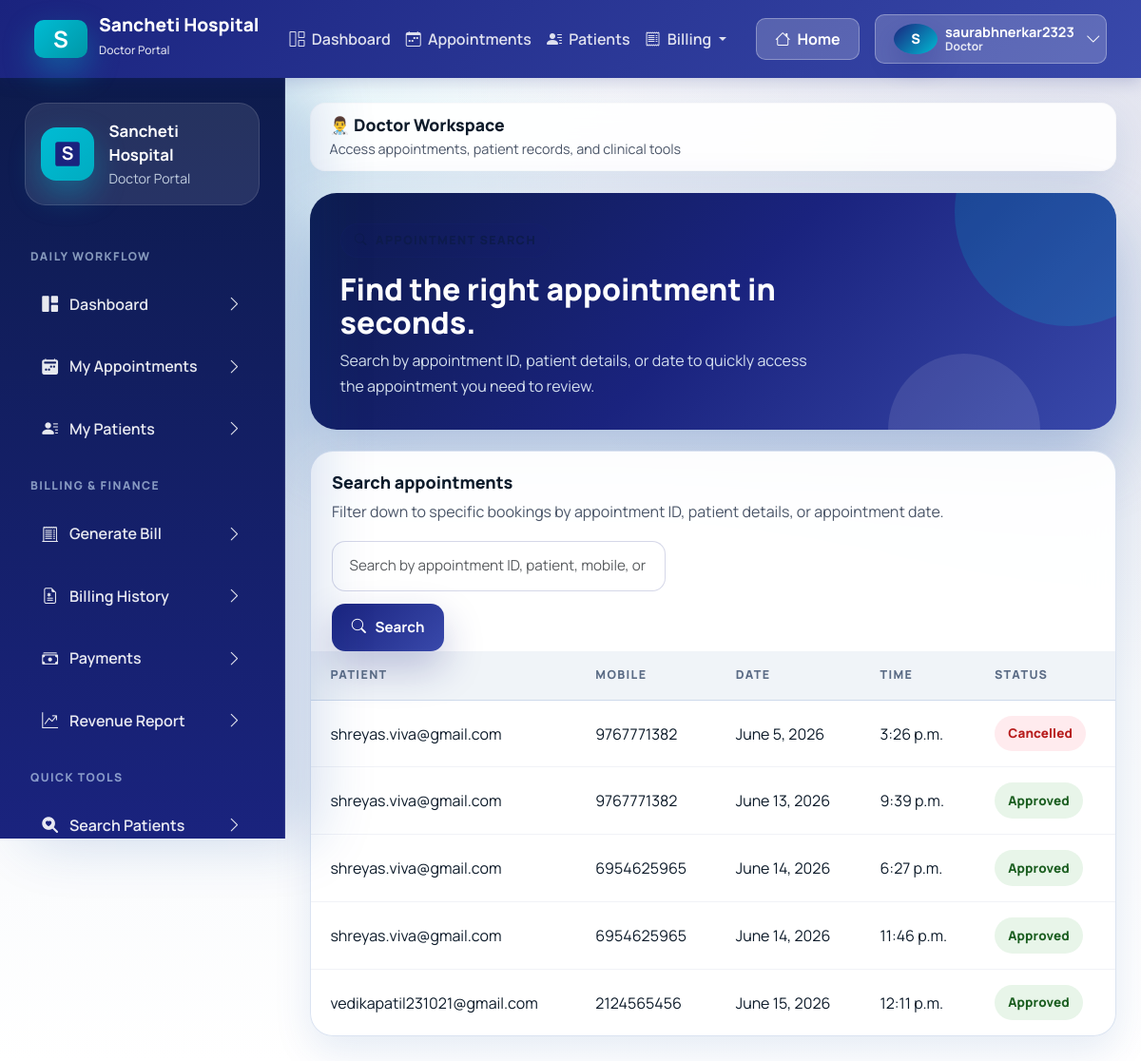
Page /doctor/search/appointment/ (signed in) on the committed database.
### accounts/models.py (models this page shows, shortened)
class CustomUser(AbstractUser):
    ROLE_CHOICES = (
        ("admin", "Admin"),
        ("doctor", "Doctor"),
        ("patient", "Patient"),
    )
    username = models.CharField(max_length=150, unique=True, blank=True, null=True)
    email = models.EmailField(unique=True)
    role = models.CharField(max_length=10, choices=ROLE_CHOICES, default="patient")
    education = models.CharField(max_length=200, blank=True, null=True)
    experience = models.IntegerField(blank=True, null=True)
    bio = models.TextField(blank=True, null=True)
    fees = models.DecimalField(max_digits=8, decimal_places=2, blank=True, null=True)
    specialization = models.ForeignKey(
        "Specialization",
        on_delete=models.SET_NULL,
        null=True,
        blank=True
    )
    is_email_verified = models.BooleanField(default=False)
    email_verification_token = models.UUIDField(default=uuid.uuid4, editable=False, null=True, blank=True)
    USERNAME_FIELD = "email"
    REQUIRED_FIELDS = []
    objects = CustomUserManager()

### doctor/models.py (models this page shows, shortened)
class Appointment(models.Model):
    doctor = models.ForeignKey(CustomUser, on_delete=models.CASCADE, related_name="doctor_appointments")
    patient = models.ForeignKey(CustomUser, on_delete=models.CASCADE, related_name="patient_appointments", null=True, blank=True)
    symptoms = models.TextField(blank=True, null=True)
    patient_name = models.CharField(max_length=100)
    patient_mobile = models.CharField(max_length=15)
    date = models.DateField()
    time = models.TimeField()
    STATUS_CHOICES = [
        ("Pending", "Pending"),
        ("Approved", "Approved"),
        ("Cancelled", "Cancelled"),
    ]
    status = models.CharField(max_length=20, choices=STATUS_CHOICES, default="Pending")
    created_at = models.DateTimeField(auto_now_add=True)

### doctor/views.py (the view)
# urls.py: path("search/appointment/", views.search_appointment, name="search_appointment"),
@login_required
@user_passes_test(is_doctor)
def search_appointment(request):
    query = request.GET.get("q", "").strip()
    filters = Q(patient_name__icontains=query) | Q(patient_mobile__icontains=query)
    if query.isdigit():
        filters |= Q(pk=int(query))
    for date_format in ("%Y-%m-%d", "%d-%m-%Y"):
        try:
            parsed_date = datetime.strptime(query, date_format).date()
        except ValueError:
            continue
        filters |= Q(date=parsed_date)
        break
    appointments = Appointment.objects.filter(filters, doctor=request.user)
    return render(request, "doctor/search_appointment.html", {"appointments": appointments, "query": query})

### doctor/views.py (called while the page is built)
def is_doctor(user):
    return user.role == "doctor"

### doctor/templates/doctor/search_appointment.html (shortened to what this page needs)
{% extends "base.html" %}
{% block content %}
<section class="page-hero">
    <div>
        <span class="eyebrow">
            <i class="bi bi-search"></i>
        </span>
        <h2>Find the right appointment in seconds.</h2>
        <p>Search by appointment ID, patient details, or date to quickly access the appointment you need to review.</p>
    </div>
</section>
<section class="table-card">
    <div class="table-toolbar">
        <div>
            <h3 class="table-title">Search appointments</h3>
            <p class="table-copy">Filter down to specific bookings by appointment ID, patient details, or appointment date.</p>
        </div>
        <form method="get" class="search-form">
            <input type="text" name="q" class="form-control" placeholder="Search by appointment ID, patient, mobile, or YYYY-MM-DD" value="{{ query }}">
            <button class="btn-brand" type="submit">
                <i class="bi bi-search"></i>
                Search
            </button>
        </form>
    </div>
    <div class="table-responsive">
        <table class="app-table">
            <thead>
                <tr>
                    <th>Patient</th>
                    <th>Mobile</th>
                    <th>Date</th>
                    <th>Time</th>
                    <th>Status</th>
                </tr>
            </thead>
            <tbody>
                {% for appointment in appointments %}
                <tr>
                    <td>{{ appointment.patient_name }}</td>
                    <td>{{ appointment.patient_mobile }}</td>
                    <td>{{ appointment.date }}</td>
                    <td>{{ appointment.time }}</td>
                    <td><span class="status-pill status-{{ appointment.status|title }}">{{ appointment.status|title }}</span></td>
                </tr>
                {% endfor %}
            </tbody>
        </table>
    </div>
</section>
{% endblock %}

### templates/base.html (shortened to what this page needs)
{% load static %}
<!DOCTYPE html>
<html lang="en">
<head>
    <link href="https://cdn.jsdelivr.net/npm/bootstrap@5.3.3/dist/css/bootstrap.min.css" rel="stylesheet">
    <link rel="stylesheet" href="https://cdn.jsdelivr.net/npm/bootstrap-icons@1.11.3/font/bootstrap-icons.min.css">
    <link rel="stylesheet" href="{% static 'css/healthcare-ui.css' %}">
</head>
<body>
    {% if request.user.is_authenticated %}
    <nav class="navbar navbar-expand-lg classic-navbar">
        <div class="container-fluid">
            <a class="navbar-brand" href="{% url 'accounts:home' %}">
                <div class="brand-icon">S</div>
                <div>
                    <div style="line-height: 1;">Sancheti Hospital</div>
                    <small style="font-size: 0.75rem; opacity: 0.85; font-weight: 500;">{{ request.user.role|title }} Portal</small>
                </div>
            </a>
            <div class="collapse navbar-collapse" id="navbarNav">
                <ul class="navbar-nav me-auto mb-2 mb-lg-0 ms-4">
                    {% if request.user.role == "doctor" %}
                    <li class="nav-item">
                        <a class="nav-link {% if request.resolver_match.url_name == 'doctor_dashboard' %}active{% endif %}" href="{% url 'doctor:doctor_dashboard' %}">
                            <i class="bi bi-grid-1x2 me-1"></i> Dashboard
                        </a>
                    </li>
                    <li class="nav-item">
                        <a class="nav-link {% if request.resolver_match.url_name == 'doctor_appointments' %}active{% endif %}" href="{% url 'doctor:doctor_appointments' %}">
                            <i class="bi bi-calendar-week me-1"></i> Appointments
                        </a>
                    </li>
                    <li class="nav-item">
                        <a class="nav-link {% if request.resolver_match.url_name == 'doctor_patients' %}active{% endif %}" href="{% url 'doctor:doctor_patients' %}">
                            <i class="bi bi-person-lines-fill me-1"></i> Patients
                        </a>
                    </li>
                    <li class="nav-item dropdown">
                        <a class="nav-link dropdown-toggle" href="#" role="button" data-bs-toggle="dropdown" aria-expanded="false">
                            <i class="bi bi-receipt me-1"></i> Billing
                        </a>
                    </li>
                    {% endif %}
                </ul>
                <div class="d-flex align-items-center gap-3">
                    <a class="btn btn-navbar" href="{% url 'accounts:home' %}">
                        <i class="bi bi-house me-1"></i> Home
                    </a>
                    <div class="dropdown">
                        <button class="btn btn-navbar d-flex align-items-center gap-2" type="button" id="userDropdown" data-bs-toggle="dropdown" aria-expanded="false">
                            <div class="avatar-badge" style="width: 32px; height: 32px; font-size: 0.9rem;">{{ request.user.username|first|upper }}</div>
                            <div class="d-none d-md-block text-start" style="line-height: 1.1;">
                                <div style="font-size: 0.9rem; font-weight:700;">{{ request.user.username }}</div>
                                <div style="font-size:0.75rem; opacity:0.85;">{{ request.user.role|title }}</div>
                            </div>
                            <i class="bi bi-chevron-down ms-1"></i>
                        </button>
                    </div>
                </div>
            </div>
        </div>
    </nav>
    <div class="app-shell app-shell-with-top-nav">
        <aside class="app-sidebar d-none d-xl-flex flex-column" data-sidebar>
            <div class="sidebar-brand">
                <div class="brand-icon">
                    <svg width="32" height="32" viewBox="0 0 100 100" fill="none" xmlns="http://www.w3.org/2000/svg">
                        <rect x="10" y="10" width="80" height="80" rx="8" fill="#1a237e"/>
                        <text x="50" y="70" font-size="60" font-weight="bold" fill="white" text-anchor="middle">S</text>
                    </svg>
                </div>
                <div class="brand-copy">
                    <strong>Sancheti Hospital</strong>
                    <span class="text-capitalize">{{ request.user.role }} Portal</span>
                </div>
            </div>
            {% if request.user.role == "doctor" %}
            <div class="sidebar-section-label">Daily Workflow</div>
            <nav class="sidebar-nav">
                <a class="sidebar-link {% if request.resolver_match.namespace == 'doctor' and request.resolver_match.url_name == 'doctor_dashboard' %}active{% endif %}" href="{% url 'doctor:doctor_dashboard' %}">
                    <span><i class="bi bi-grid-1x2-fill"></i> Dashboard</span>
                    <i class="bi bi-chevron-right"></i>
                </a>
                <a class="sidebar-link {% if request.resolver_match.namespace == 'doctor' and request.resolver_match.url_name == 'doctor_appointments' %}active{% endif %}" href="{% url 'doctor:doctor_appointments' %}">
                    <span><i class="bi bi-calendar2-week-fill"></i> My Appointments</span>
                    <i class="bi bi-chevron-right"></i>
                </a>
                <a class="sidebar-link {% if request.resolver_match.namespace == 'doctor' and request.resolver_match.url_name == 'doctor_patients' %}active{% endif %}" href="{% url 'doctor:doctor_patients' %}">
                    <span><i class="bi bi-person-lines-fill"></i> My Patients</span>
                    <i class="bi bi-chevron-right"></i>
                </a>
            </nav>
            <div class="sidebar-section-label">Billing & Finance</div>
            <nav class="sidebar-nav">
                <a class="sidebar-link {% if request.resolver_match.namespace == 'billing' and request.resolver_match.url_name == 'generate_bill' %}active{% endif %}" href="{% url 'billing:generate_bill' %}">
                    <span><i class="bi bi-receipt-cutoff"></i> Generate Bill</span>
                    <i class="bi bi-chevron-right"></i>
                </a>
                <a class="sidebar-link {% if request.resolver_match.namespace == 'billing' and request.resolver_match.url_name == 'bill_list' %}active{% endif %}" href="{% url 'billing:bill_list' %}">
                    <span><i class="bi bi-file-earmark-medical"></i> Billing History</span>
                    <i class="bi bi-chevron-right"></i>
                </a>
                <a class="sidebar-link {% if request.resolver_match.namespace == 'billing' and request.resolver_match.url_name == 'payment_history' %}active{% endif %}" href="{% url 'billing:payment_history' %}">
                    <span><i class="bi bi-cash-stack"></i> Payments</span>
                    <i class="bi bi-chevron-right"></i>
                </a>
                <a class="sidebar-link {% if request.resolver_match.namespace == 'billing' and request.resolver_match.url_name == 'revenue_report' %}active{% endif %}" href="{% url 'billing:revenue_report' %}">
                    <span><i class="bi bi-graph-up-arrow"></i> Revenue Report</span>
                    <i class="bi bi-chevron-right"></i>
                </a>
            </nav>
            <div class="sidebar-section-label">Quick Tools</div>
            <nav class="sidebar-nav">
                <a class="sidebar-link {% if request.resolver_match.namespace == 'doctor' and request.resolver_match.url_name == 'search_patient' %}active{% endif %}" href="{% url 'doctor:search_patient' %}">
                    <span><i class="bi bi-search-heart-fill"></i> Search Patients</span>
                    <i class="bi bi-chevron-right"></i>
                </a>
            </nav>
            {% endif %}
        </aside>
        <main class="content-area">
            <div class="topbar d-none d-xl-block" style="border-radius: 16px; padding: 0.75rem 1.25rem; background: rgba(255,255,255,0.9); border:1px solid rgba(203, 208, 210, 0.1);">
                <div class="topbar-copy">
                    <h1 style="font-size: 1.1rem;">
                        {% if request.user.role == "doctor" %}👨‍⚕️ Doctor Workspace{% endif %}
                    </h1>
                    <p style="font-size: 0.9rem;">
                        {% if request.user.role == "doctor" %}Access appointments, patient records, and clinical tools{% endif %}
                    </p>
                </div>
            </div>
            <div class="page-stack">
                {% block content %}{% endblock %}
            </div>
        </main>
    </div>
    {% endif %}
</body>
</html>

### templates/base.html (style rules this page uses)
.classic-navbar { background: linear-gradient(135deg, #1a237e 0%, #3949ab 100%); box-shadow: 0 4px 16px rgba(26, 35, 126, 0.2); padding: 0.75rem 1.5rem; position: sticky; top: 0; z-index: 1050; }
.classic-navbar .navbar-brand { display: flex; align-items: center; gap: 12px; color: white !important; font-weight: 800; font-size: 1.2rem; }
.classic-navbar .brand-icon { width: 40px; height: 40px; border-radius: 10px; background: linear-gradient(135deg, #00bcd4 0%, #0097a7 100%); display: grid; place-items: center; font-weight: bold; font-size: 1.5rem; color: white; }
.classic-navbar .nav-link { color: rgba(255,255,255,0.85) !important; font-weight: 600; padding: 0.5rem 1rem; transition: all 0.2s ease; }
.classic-navbar .btn-navbar { background: rgba(255,255,255,0.2); border: 1px solid rgba(255,255,255,0.3); color: white; font-weight: 700; border-radius: 10px; padding: 0.55rem 1.2rem; transition: all 0.2s ease; }
.app-shell-with-top-nav { padding-top: 0; }

### rows in the picture
CustomUser: user.role "Doctor", user.username|first "S", user.username "saurabhnerkar2323"
Appointment: patient_name "shreyas.viva@gmail.com", patient_mobile "9767771382", date "June 5, 2026", time "3:26 p.m.", status "Cancelled"
Appointment: patient_name "shreyas.viva@gmail.com", patient_mobile "9767771382", date "June 13, 2026", time "9:39 p.m.", status "Approved"
Appointment: patient_name "shreyas.viva@gmail.com", patient_mobile "6954625965", date "June 14, 2026", time "6:27 p.m.", status "Approved"
Appointment: patient_name "shreyas.viva@gmail.com", patient_mobile "6954625965", date "June 14, 2026", time "11:46 p.m.", status "Approved"
Appointment: patient_name "vedikapatil231021@gmail.com", patient_mobile "2124565456", date "June 15, 2026", time "12:11 p.m.", status "Approved"
